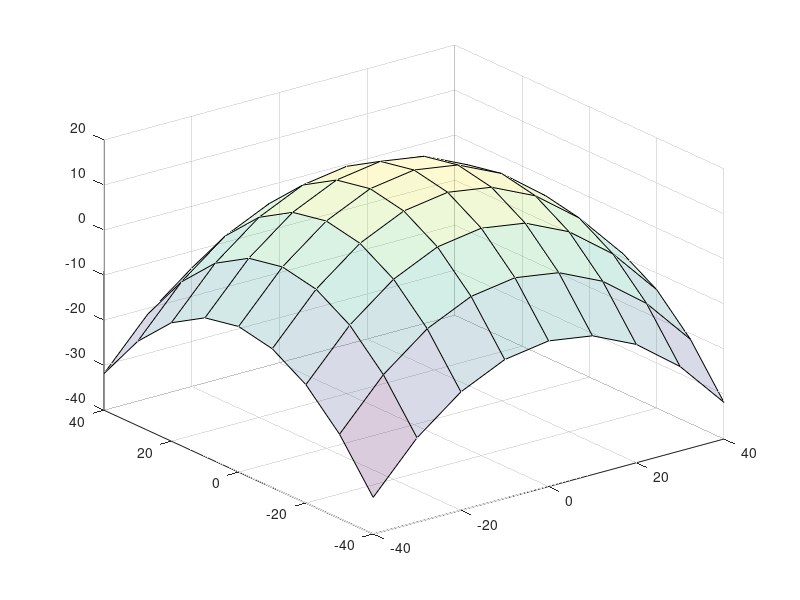

The MATLAB source for this figure: (Note: this script raises an error after producing the figure.)
%Kaleb Nails
%Created: 9/~/22
% Modified 10/25/22


clc,clear, clearvars

%make a parabola based on two points, points above z before hitting ground.

f = figure('Name','Measured Data');

%Here are all the variables you can change by hand
Vxi = 10;
Vzi = 10;
x=0;
y=0;
z=0;
n = 1;
time = 0:.05:10;
ax = 33.0612;
%This controls the density of calculated points
timestep = .1;
testlength = 4;

%This is the gravity of the simulated work in m/s^2
g = 9.8;


%This gives the launcher its initial position
x_Launcher = 0;
y_Launcher = 0;
z_Launcher = 0;

%This gives the launcher its initial velocity
V_Launcher = 18;

%Sets up where the incoming projectile will start firing from
x0_incoming = 10;
y0_incoming = 20;
z0_incoming = 20;

%This sets up the initial velocity of the incoming projectile
Vx_incoming = -3;
Vy_incoming = -3;
Vz_incoming = 5;

%This sets up the position equation for the incoming projectile over time
x_incoming = Vx_incoming*time + x0_incoming;
y_incoming = Vy_incoming*time + y0_incoming;
z_incoming = Vz_incoming*time + z0_incoming - .5*g*time.^2;

%Do not change these constant values


%These are the equations:
%This creates the envelope shape
[Xdome,Ydome] = meshgrid(-40:10:40,-40:10:40);
Zdome = (V_Launcher^2)/(2*g)-g/(2*V_Launcher^2)*(Xdome.^2+Ydome.^2);
surf(Xdome,Ydome,Zdome,'FaceAlpha',.2)



%solve for what time it intercepts
syms t_collide
t_collide = solve((V_Launcher^2)/(2*g)-g/(2*V_Launcher^2)*((Vx_incoming*t_collide + x0_incoming)^2+(Vy_incoming*t_collide + y0_incoming)^2)-(Vz_incoming*t_collide + z0_incoming - .5*g*t_collide^2),t_collide);

%Gets rid of any negative times
t_collide = t_collide(t_collide >= 0);
%Picks the soonest collision
t_collide = min(t_collide);
fprintf('flight time = %f.2 \n',t_collide)
%calculate the collision point
xyz_collide = [Vx_incoming*t_collide + x0_incoming,Vy_incoming*t_collide + y0_incoming,Vz_incoming*t_collide + z0_incoming - .5*g*t_collide^2];
fprintf(' location = %f.2 \n',xyz_collide)
%find the angle between the launcher and the point of interception.
%finds the distance between the launcher and interception 
radius(1) = xyz_collide(1) - x_Launcher;
radius(2) = xyz_collide(2) - y_Launcher;
radius(3) = xyz_collide(3) - z_Launcher;
Collision_Distance = sqrt(sum(radius.^2));
%gives the unit vector between the collision point and origin
UnitV_radius = radius(:)/Collision_Distance;

%Gives the unit vector of the shadow vector cast by radius onto the
%xy-plane
V_radius_shadow = [radius(1),radius(2),0];
UnitV_radius_shadow = V_radius_shadow(:)/sqrt(sum(V_radius_shadow.^2));


syms Launch_angle
Launch_angle = solve(V_Launcher*sind(Launch_angle)*(sqrt(sum(V_radius_shadow(:).^2))/(V_Launcher*cosd(Launch_angle)))-.5*g*(sqrt(sum(V_radius_shadow(:).^2))/(V_Launcher*cosd(Launch_angle)))^2-radius(3),Launch_angle);
%get rid of negative and imaginary launch angles
%fprintf('%.2f \n',Launch_angle(1))
%fprintf('%.2f \n',Launch_angle(2))
%fprintf('%.2f \n',Launch_angle(3))

fprintf('vshadow = %f.3 \n', sqrt(sum(V_radius_shadow(:).^2)))

t_travel = sqrt(sum(V_radius_shadow(:).^2))/(V_Launcher*cosd(Launch_angle(:)));
t_travel = nonzeros(t_travel);
fprintf('angle = %f.3 \n', Launch_angle)
fprintf('time = %f.3 \n', t_travel)

%Now we find where horizontally it should aim
syms Launch_z
Launch_z = solve(Launch_z/sqrt(sum(V_radius_shadow(:).^2)) -tand(Launch_angle));

%create a unit vetor of where to aim
to_aim = [V_radius_shadow(1),V_radius_shadow(2),Launch_z];
to_aim = to_aim./sqrt(sum(to_aim(:).^2));

x_Launcher = x_Launcher + to_aim(1)*V_Launcher*time;
y_Launcher = y_Launcher + to_aim(2)*V_Launcher*time;
z_Launcher = z_Launcher + to_aim(3)*V_Launcher*time -.5*g*time.^2;

%Launch_direction = [UnitV_radius(1),UnitV_radius(2),sdfkjdfsjkldfskjldfsakjlfdsa];

%fprintf('%.2f \n',t_travel(1))
%fprintf('%.2f \n',t_travel(2))
%fprintf('%.2f \n',t_travel(3))





axis([-ax ax -ax ax 0 ax])
hold on
grid on 
plot3(x_incoming,y_incoming,z_incoming,'r*','MarkerSize',2)
hold on 

axis([-ax ax -ax ax 0 ax])

%plots point of interception

plot3(xyz_collide(1),xyz_collide(2),xyz_collide(3),'b*','MarkerSize',30)

hold on
axis([-ax ax -ax ax 0 ax])
plot3(x_Launcher,y_Launcher,z_Launcher,'g*','MarkerSize',4)


